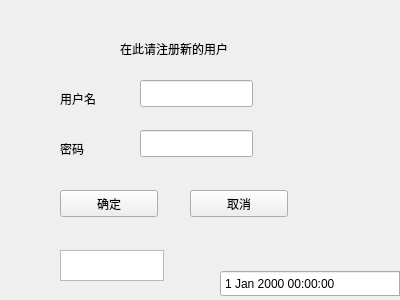
<?xml version="1.0" encoding="UTF-8"?>
<ui version="4.0">
 <class>zhuce</class>
 <widget class="QWidget" name="zhuce">
  <property name="geometry">
   <rect>
    <x>0</x>
    <y>0</y>
    <width>400</width>
    <height>300</height>
   </rect>
  </property>
  <property name="windowTitle">
   <string>Form</string>
  </property>
  <widget class="QDateTimeEdit" name="dateTimeEdit">
   <property name="geometry">
    <rect>
     <x>220</x>
     <y>270</y>
     <width>194</width>
     <height>27</height>
    </rect>
   </property>
  </widget>
  <widget class="QLineEdit" name="le_username">
   <property name="geometry">
    <rect>
     <x>140</x>
     <y>80</y>
     <width>113</width>
     <height>27</height>
    </rect>
   </property>
  </widget>
  <widget class="QLineEdit" name="le_pwd">
   <property name="geometry">
    <rect>
     <x>140</x>
     <y>130</y>
     <width>113</width>
     <height>27</height>
    </rect>
   </property>
  </widget>
  <widget class="QLabel" name="label">
   <property name="geometry">
    <rect>
     <x>60</x>
     <y>90</y>
     <width>67</width>
     <height>17</height>
    </rect>
   </property>
   <property name="text">
    <string>用户名</string>
   </property>
  </widget>
  <widget class="QLabel" name="label_2">
   <property name="geometry">
    <rect>
     <x>60</x>
     <y>140</y>
     <width>67</width>
     <height>17</height>
    </rect>
   </property>
   <property name="text">
    <string>密码</string>
   </property>
  </widget>
  <widget class="QLabel" name="label_3">
   <property name="geometry">
    <rect>
     <x>120</x>
     <y>40</y>
     <width>171</width>
     <height>17</height>
    </rect>
   </property>
   <property name="text">
    <string>在此请注册新的用户</string>
   </property>
  </widget>
  <widget class="QPushButton" name="pushButton">
   <property name="geometry">
    <rect>
     <x>60</x>
     <y>190</y>
     <width>98</width>
     <height>27</height>
    </rect>
   </property>
   <property name="text">
    <string>确定</string>
   </property>
  </widget>
  <widget class="QPushButton" name="pushButton_2">
   <property name="geometry">
    <rect>
     <x>190</x>
     <y>190</y>
     <width>98</width>
     <height>27</height>
    </rect>
   </property>
   <property name="text">
    <string>取消</string>
   </property>
  </widget>
  <widget class="QTextEdit" name="textEdit">
   <property name="geometry">
    <rect>
     <x>60</x>
     <y>250</y>
     <width>104</width>
     <height>31</height>
    </rect>
   </property>
  </widget>
 </widget>
 <resources/>
 <connections/>
</ui>
